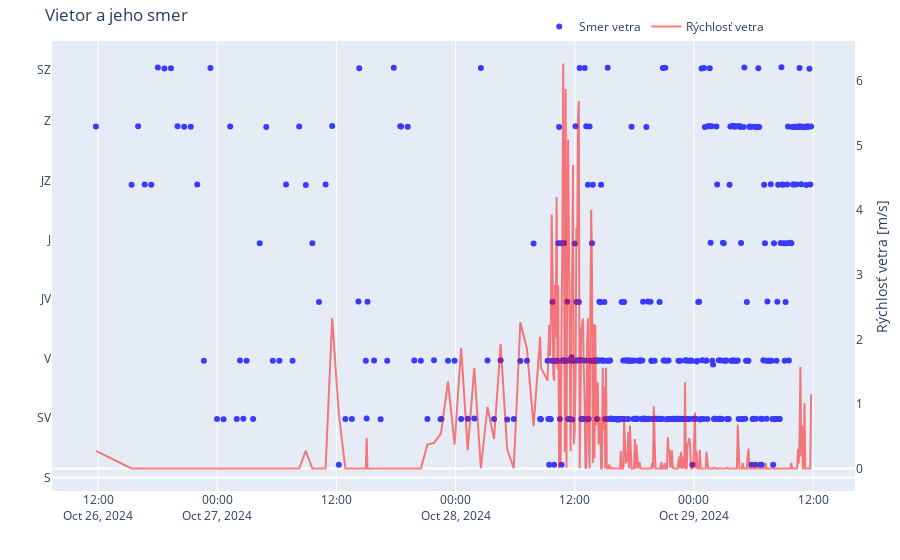

Notebook cell for this chart:
### Code cell
import plotly.graph_objects as go

# Wind direction labels mapped to the cluster centers
wind_directions = {
    0.0: "S",
    0.7: "SV",
    1.4: "V",
    2.1: "JV",
    2.8: "J",
    3.5: "JZ",
    4.2: "Z",
    4.8: "SZ"
}

# Update y-ticks to match cluster centers with wind directions
yticks = list(wind_directions.keys())
ytick_labels = list(wind_directions.values())

# Create the figure
fig = go.Figure()

# Add the first trace for "32" with semi-transparent markers
fig.add_trace(go.Scatter(
    x=df["time"],
    y=df["32"],
    mode="markers",
    name="Smer vetra",
    marker=dict(color="blue"),
    opacity=0.75,
    yaxis="y1"  # Assign to the primary y-axis
))

# Add the second trace for "wind_speed" with a semi-transparent line only
fig.add_trace(go.Scatter(
    x=df["time"],
    y=df["wind_speed"],
    mode="lines",
    name="Rýchlosť vetra",
    line=dict(color="red", width=2),
    opacity=0.5,
    yaxis="y2"  # Assign to the secondary y-axis
))

# Update layout with custom y-axis titles and settings
fig.update_layout(
    title="Vietor a jeho smer",
    xaxis=dict(title=""),  # No title on x-axis
    yaxis=dict(title="", tickvals=yticks, ticktext=ytick_labels,
               showgrid=False),  # Wind direction labels
    yaxis2=dict(title="Rýchlosť vetra [m/s]", overlaying="y",
                side="right", showgrid=False),  # Secondary y-axis title
    legend=dict(title="", orientation="h", y=1,
                yanchor="bottom", x=0.75, xanchor="center"),
    margin=dict(l=40, r=40, t=40, b=40)  # Small baselines
)

# Show the plot
fig.show()

### Figure 1 — Plotly figure (JSON) as saved in the notebook; plotly's stock layout.template omitted (floating-point values rounded to 4 significant figures; data arrays with more than 128 entries replaced by an {"elided": "..."} marker saying what was removed)
{"data": [{"marker": {"color": "blue"}, "mode": "markers", "name": "Smer vetra", "opacity": 0.75, "type": "scatter", "x": {"elided": "391 str values"}, "y": {"elided": "391 float values"}, "yaxis": "y"}, {"line": {"color": "red", "width": 2}, "mode": "lines", "name": "Rýchlosť vetra", "opacity": 0.5, "type": "scatter", "x": {"elided": "391 str values"}, "y": {"elided": "391 float values"}, "yaxis": "y2"}], "layout": {"legend": {"orientation": "h", "title": {"text": ""}, "x": 0.75, "xanchor": "center", "y": 1, "yanchor": "bottom"}, "margin": {"b": 40, "l": 40, "r": 40, "t": 40}, "title": {"text": "Vietor a jeho smer"}, "xaxis": {"title": {"text": ""}}, "yaxis": {"showgrid": false, "ticktext": ["S", "SV", "V", "JV", "J", "JZ", "Z", "SZ"], "tickvals": [0, 0.7, 1.4, 2.1, 2.8, 3.5, 4.2, 4.8], "title": {"text": ""}}, "yaxis2": {"overlaying": "y", "showgrid": false, "side": "right", "title": {"text": "Rýchlosť vetra [m/s]"}}}}
